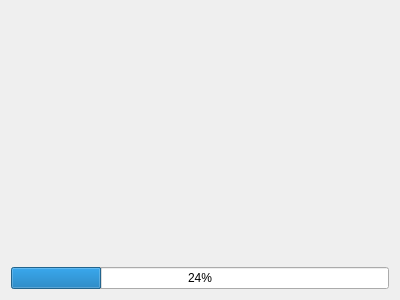
<?xml version="1.0" encoding="UTF-8"?>
<ui version="4.0">
 <class>Form</class>
 <widget class="QWidget" name="Form">
  <property name="geometry">
   <rect>
    <x>0</x>
    <y>0</y>
    <width>400</width>
    <height>300</height>
   </rect>
  </property>
  <property name="windowTitle">
   <string>Form</string>
  </property>
  <layout class="QGridLayout" name="gridLayout">
   <item row="0" column="0">
    <layout class="QVBoxLayout" name="verticalLayout">
     <item>
      <widget class="QLabel" name="label_Gif">
       <property name="text">
        <string/>
       </property>
      </widget>
     </item>
     <item>
      <widget class="QProgressBar" name="progressBar">
       <property name="value">
        <number>24</number>
       </property>
      </widget>
     </item>
    </layout>
   </item>
  </layout>
 </widget>
 <resources/>
 <connections/>
</ui>
